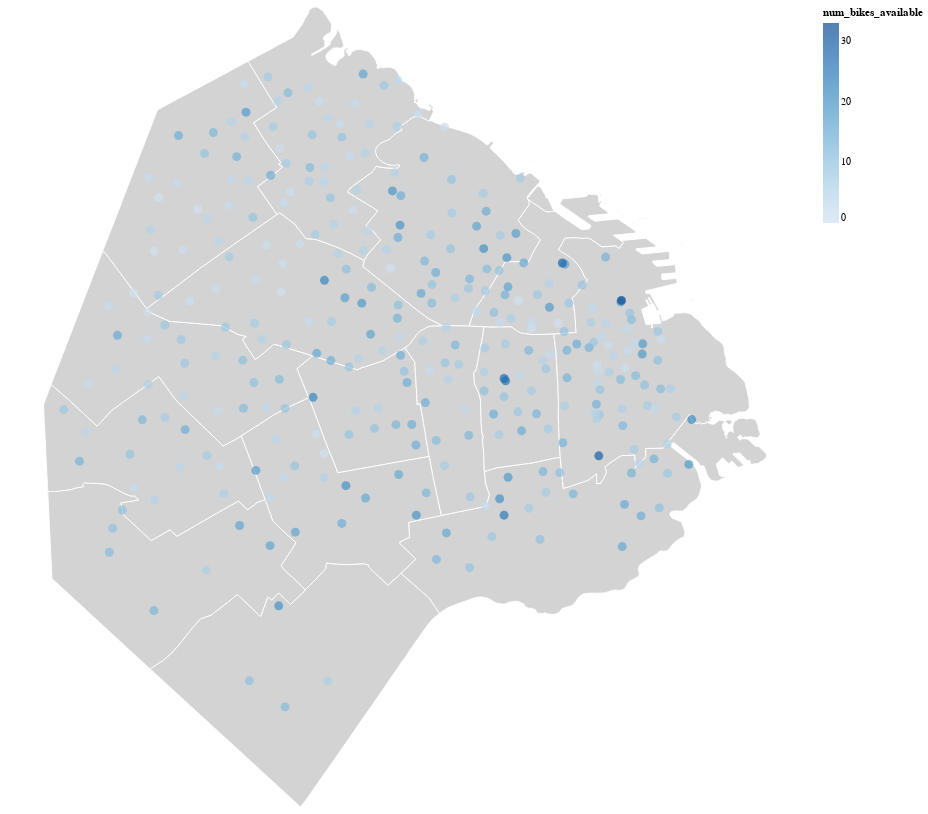

The notebook cell saved with this chart:
### Code cell
points = alt.Chart(stations).mark_circle().encode(
    longitude='lon:Q',
    latitude='lat:Q',
    size=alt.value(80),
    color='num_bikes_available',
    tooltip=['name','address','num_bikes_available', 'num_bikes_disabled', 'num_docks_available','last_reported'],
).properties(
    width=500,
    height=400
)

data_muni = gpd.read_file('shape/comunas/comunas_wgs84.shp')

caba = alt.Chart(data_muni).mark_geoshape(stroke='white',
                            fill='lightgray').encode().properties(width=800,
                                                                 height=800).project('mercator')
mapa = caba + points
mapa

### Figure 1 — Vega-Lite specification as saved in the notebook (floating-point values rounded to 4 significant figures; data arrays with more than 128 entries replaced by an {"elided": "..."} marker saying what was removed)
{"config": {"view": {"continuousWidth": 400, "continuousHeight": 300}}, "layer": [{"data": {"name": "data-7802f07f1982b88103d14330cf80c843"}, "mark": {"type": "geoshape", "fill": "lightgray", "stroke": "white"}, "encoding": {}, "height": 800, "projection": {"type": "mercator"}, "width": 800}, {"data": {"name": "data-e5de101d7be2fc12158a329d255c96df"}, "mark": "circle", "encoding": {"color": {"field": "num_bikes_available", "type": "quantitative"}, "latitude": {"field": "lat", "type": "quantitative"}, "longitude": {"field": "lon", "type": "quantitative"}, "size": {"value": 80}, "tooltip": [{"field": "name", "type": "nominal"}, {"field": "address", "type": "nominal"}, {"field": "num_bikes_available", "type": "quantitative"}, {"field": "num_bikes_disabled", "type": "quantitative"}, {"field": "num_docks_available", "type": "quantitative"}, {"field": "last_reported", "type": "quantitative"}]}, "height": 400, "width": 500}], "$schema": "https://vega.github.io/schema/vega-lite/v4.17.0.json", "datasets": {"data-7802f07f1982b88103d14330cf80c843": [{"AREA": 6317000.0, "BARRIOS": "RECOLETA", "COMUNAS": 2.0, "ID": 1, "OBJETO": "LIMITE COMUNAL", "PERIMETRO": 21450.0, "type": "Feature", "geometry": {"type": "Polygon", "coordinates": {"elided": "1x1197x2 float values"}}}, {"AREA": 6851000.0, "BARRIOS": "CABALLITO", "COMUNAS": 6.0, "ID": 3, "OBJETO": "LIMITE COMUNAL", "PERIMETRO": 10990.0, "type": "Feature", "geometry": {"type": "Polygon", "coordinates": {"elided": "1x155x2 float values"}}}, {"AREA": 12660000.0, "BARRIOS": "FLORESTA - MONTE CASTRO - VELEZ SARSFIELD - VERSALLES - VILLA LURO - VILLA REAL", "COMUNAS": 10.0, "ID": 6, "OBJETO": "LIMITE COMUNAL", "PERIMETRO": 18330.0, "type": "Feature", "geometry": {"type": "Polygon", "coordinates": {"elided": "1x335x2 float values"}}}, {"AREA": 14120000.0, "BARRIOS": "VILLA DEL PARQUE - VILLA  DEVOTO - VILLA GRAL. MITRE - VILLA SANTA RITA", "COMUNAS": 11.0, "ID": 7, "OBJETO": "LIMITE COMUNAL", "PERIMETRO": 19990.0, "type": "Feature", "geometry": {"type": "Polygon", "coordinates": {"elided": "1x330x2 float values"}}}, {"AREA": 15570000.0, "BARRIOS": "COGHLAN - SAAVEDRA - VILLA PUEYRREDON - VILLA URQUIZA", "COMUNAS": 12.0, "ID": 8, "OBJETO": "LIMITE COMUNAL", "PERIMETRO": 17230.0, "type": "Feature", "geometry": {"type": "Polygon", "coordinates": {"elided": "1x218x2 float values"}}}, {"AREA": 15850000.0, "BARRIOS": "PALERMO", "COMUNAS": 14.0, "ID": 9, "OBJETO": "LIMITE COMUNAL", "PERIMETRO": 22130.0, "type": "Feature", "geometry": {"type": "Polygon", "coordinates": {"elided": "1x1159x2 float values"}}}, {"AREA": 14320000.0, "BARRIOS": "AGRONOMIA - CHACARITA -  PARQUE CHAS -  PATERNAL - VILLA CRESPO - VILLA ORTUZAR", "COMUNAS": 15.0, "ID": 11, "OBJETO": "LIMITE COMUNAL", "PERIMETRO": 17830.0, "type": "Feature", "geometry": {"type": "Polygon", "coordinates": {"elided": "1x323x2 float values"}}}, {"AREA": 14710000.0, "BARRIOS": "BELGRANO - COLEGIALES - NUÑEZ", "COMUNAS": 13.0, "ID": 15, "OBJETO": "LIMITE COMUNAL", "PERIMETRO": 26200.0, "type": "Feature", "geometry": {"type": "Polygon", "coordinates": {"elided": "1x1127x2 float values"}}}, {"AREA": 21680000.0, "BARRIOS": "BARRACAS - BOCA - NUEVA POMPEYA - PARQUE PATRICIOS", "COMUNAS": 4.0, "ID": 13, "OBJETO": "LIMITE COMUNAL", "PERIMETRO": 35420.0, "type": "Feature", "geometry": {"type": "Polygon", "coordinates": {"elided": "1x1855x2 float values"}}}, {"AREA": 6661000.0, "BARRIOS": "ALMAGRO - BOEDO", "COMUNAS": 5.0, "ID": 2, "OBJETO": "LIMITE COMUNAL", "PERIMETRO": 12320.0, "type": "Feature", "geometry": {"type": "Polygon", "coordinates": {"elided": "1x210x2 float values"}}}, {"AREA": 12420000.0, "BARRIOS": "FLORES - PARQUE CHACABUCO", "COMUNAS": 7.0, "ID": 4, "OBJETO": "LIMITE COMUNAL", "PERIMETRO": 17970.0, "type": "Feature", "geometry": {"type": "Polygon", "coordinates": {"elided": "1x338x2 float values"}}}, {"AREA": 6386000.0, "BARRIOS": "BALVANERA - SAN CRISTOBAL", "COMUNAS": 3.0, "ID": 10, "OBJETO": "LIMITE COMUNAL", "PERIMETRO": 10490.0, "type": "Feature", "geometry": {"type": "Polygon", "coordinates": {"elided": "1x176x2 float values"}}}, {"AREA": 16510000.0, "BARRIOS": "LINIERS - MATADEROS - PARQUE AVELLANEDA", "COMUNAS": 9.0, "ID": 5, "OBJETO": "LIMITE COMUNAL", "PERIMETRO": 21410.0, "type": "Feature", "geometry": {"type": "Polygon", "coordinates": {"elided": "1x385x2 float values"}}}, {"AREA": 22220000.0, "BARRIOS": "VILLA LUGANO - VILLA RIACHUELO - VILLA SOLDATI", "COMUNAS": 8.0, "ID": 12, "OBJETO": "LIMITE COMUNAL", "PERIMETRO": 20940.0, "type": "Feature", "geometry": {"type": "Polygon", "coordinates": {"elided": "1x408x2 float values"}}}, {"AREA": 17790000.0, "BARRIOS": "CONSTITUCION - MONTSERRAT - PUERTO MADERO - RETIRO - SAN NICOLAS - SAN TELMO", "COMUNAS": 1.0, "ID": 14, "OBJETO": "LIMITE COMUNAL", "PERIMETRO": 36100.0, "type": "Feature", "geometry": {"type": "MultiPolygon", "coordinates": {"elided": "2 rows, 5308 float values in total"}}}], "data-e5de101d7be2fc12158a329d255c96df": {"elided": "312 records"}}}
